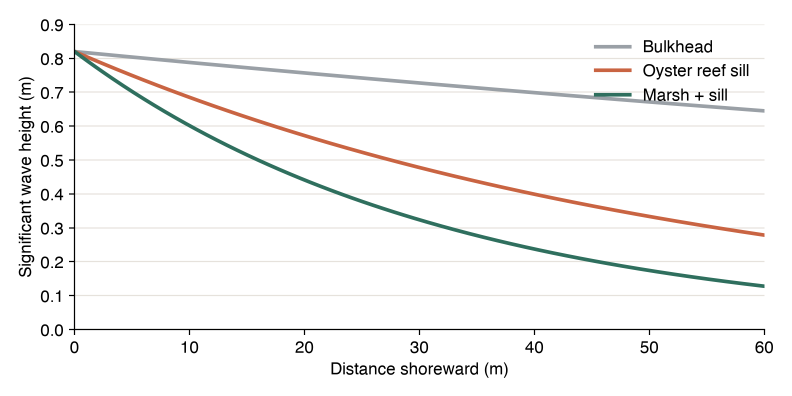
#> input picture video/seed/wave-chart.png, 1584 x 792 px (shown at 1/2 size)
$ python grid.py ../seed/wave-chart.png
#> lines starting #> are read from the running program, lines starting #| are printed output that depends on the picture
# Draws a 100px grid (app CSS px) over a screenshot, for placing callouts: python3 scripts/grid.py name...
import sys
from PIL import Image, ImageDraw
for name in sys.argv[1:]:
    src = name if name.endswith('.png') else f'public/shots/{name}.png'
    im = Image.open(src).convert('RGB').resize((1440, 900))
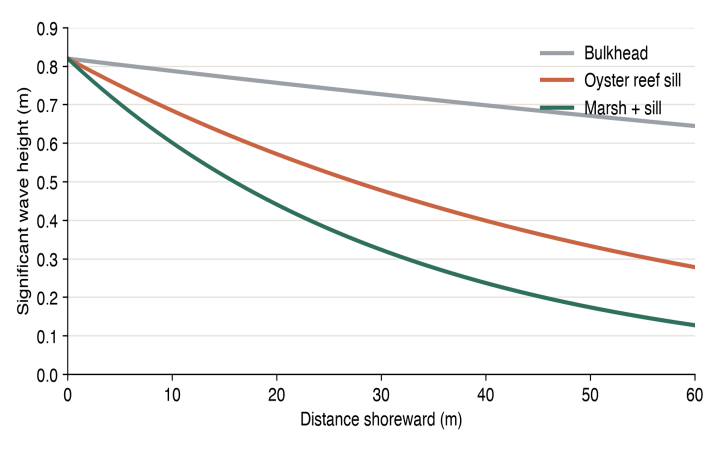
#> im: PIL image 1440x900 RGB (shown at 1/2 size); mean R, G, B 247, 246.7, 246.2
    d = ImageDraw.Draw(im)
    for x in range(0, 1440, 100):
        d.line([(x, 0), (x, 900)], fill=(0, 150, 255), width=1)
        d.text((x + 2, 2), str(x), fill=(0, 90, 200))
    for y in range(0, 900, 100):
        d.line([(0, y), (1440, y)], fill=(255, 0, 120), width=1)
        d.text((2, y + 2), str(y), fill=(200, 0, 90))
    im.save(f'/private/tmp/claude-501/-Users-naim-Desktop-Inline/3c54fe52-5f27-45cb-a0c3-0edc35dc8048/scratchpad/g-{name.split("/")[-1].replace(".png","")}.png')
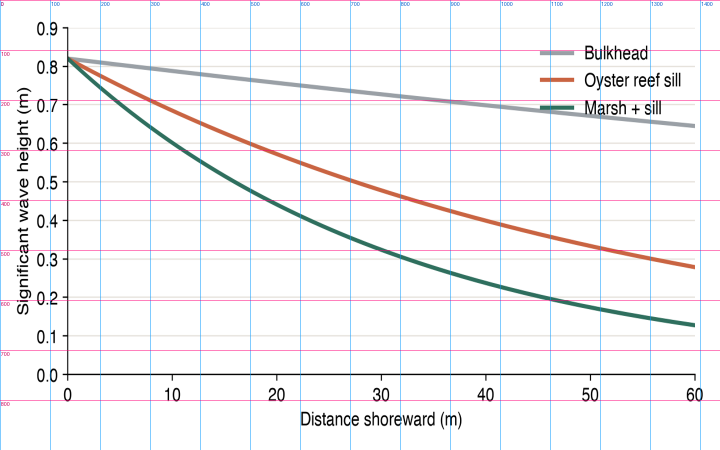
#> saved as g-wave-chart.png: PIL image 1440x900 RGB (shown at 1/2 size); mean R, G, B 244.4, 243.1, 244.9
